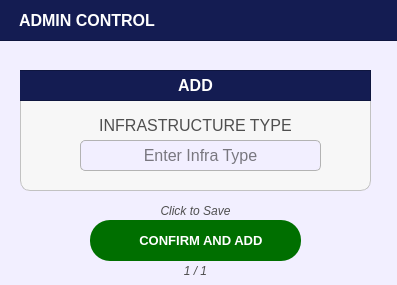
<?xml version="1.0" encoding="UTF-8"?>
<ui version="4.0">
 <class>PopUp_citizenprofileFilterOptions</class>
 <widget class="QDialog" name="PopUp_citizenprofileFilterOptions">
  <property name="geometry">
   <rect>
    <x>0</x>
    <y>0</y>
    <width>397</width>
    <height>285</height>
   </rect>
  </property>
  <property name="sizePolicy">
   <sizepolicy hsizetype="Fixed" vsizetype="Fixed">
    <horstretch>0</horstretch>
    <verstretch>0</verstretch>
   </sizepolicy>
  </property>
  <property name="palette">
   <palette>
    <active>
     <colorrole role="WindowText">
      <brush brushstyle="SolidPattern">
       <color alpha="255">
        <red>255</red>
        <green>255</green>
        <blue>255</blue>
       </color>
      </brush>
     </colorrole>
     <colorrole role="Button">
      <brush brushstyle="SolidPattern">
       <color alpha="255">
        <red>242</red>
        <green>239</green>
        <blue>255</blue>
       </color>
      </brush>
     </colorrole>
     <colorrole role="Light">
      <brush brushstyle="SolidPattern">
       <color alpha="255">
        <red>88</red>
        <green>86</green>
        <blue>150</blue>
       </color>
      </brush>
     </colorrole>
     <colorrole role="Midlight">
      <brush brushstyle="SolidPattern">
       <color alpha="255">
        <red>73</red>
        <green>71</green>
        <blue>125</blue>
       </color>
      </brush>
     </colorrole>
     <colorrole role="Dark">
      <brush brushstyle="SolidPattern">
       <color alpha="255">
        <red>29</red>
        <green>29</green>
        <blue>50</blue>
       </color>
      </brush>
     </colorrole>
     <colorrole role="Mid">
      <brush brushstyle="SolidPattern">
       <color alpha="255">
        <red>39</red>
        <green>38</green>
        <blue>67</blue>
       </color>
      </brush>
     </colorrole>
     <colorrole role="Text">
      <brush brushstyle="SolidPattern">
       <color alpha="255">
        <red>255</red>
        <green>255</green>
        <blue>255</blue>
       </color>
      </brush>
     </colorrole>
     <colorrole role="BrightText">
      <brush brushstyle="SolidPattern">
       <color alpha="255">
        <red>255</red>
        <green>255</green>
        <blue>255</blue>
       </color>
      </brush>
     </colorrole>
     <colorrole role="ButtonText">
      <brush brushstyle="SolidPattern">
       <color alpha="255">
        <red>255</red>
        <green>255</green>
        <blue>255</blue>
       </color>
      </brush>
     </colorrole>
     <colorrole role="Base">
      <brush brushstyle="SolidPattern">
       <color alpha="255">
        <red>242</red>
        <green>239</green>
        <blue>255</blue>
       </color>
      </brush>
     </colorrole>
     <colorrole role="Window">
      <brush brushstyle="SolidPattern">
       <color alpha="255">
        <red>242</red>
        <green>239</green>
        <blue>255</blue>
       </color>
      </brush>
     </colorrole>
     <colorrole role="Shadow">
      <brush brushstyle="SolidPattern">
       <color alpha="255">
        <red>16</red>
        <green>36</green>
        <blue>7</blue>
       </color>
      </brush>
     </colorrole>
     <colorrole role="AlternateBase">
      <brush brushstyle="SolidPattern">
       <color alpha="255">
        <red>29</red>
        <green>28</green>
        <blue>50</blue>
       </color>
      </brush>
     </colorrole>
     <colorrole role="ToolTipBase">
      <brush brushstyle="SolidPattern">
       <color alpha="255">
        <red>255</red>
        <green>255</green>
        <blue>220</blue>
       </color>
      </brush>
     </colorrole>
     <colorrole role="ToolTipText">
      <brush brushstyle="SolidPattern">
       <color alpha="255">
        <red>52</red>
        <green>138</green>
        <blue>46</blue>
       </color>
      </brush>
     </colorrole>
     <colorrole role="PlaceholderText">
      <brush brushstyle="SolidPattern">
       <color alpha="127">
        <red>255</red>
        <green>255</green>
        <blue>255</blue>
       </color>
      </brush>
     </colorrole>
     <colorrole role="Accent">
      <brush brushstyle="SolidPattern">
       <color alpha="255">
        <red>0</red>
        <green>255</green>
        <blue>0</blue>
       </color>
      </brush>
     </colorrole>
    </active>
    <inactive>
     <colorrole role="WindowText">
      <brush brushstyle="SolidPattern">
       <color alpha="255">
        <red>255</red>
        <green>255</green>
        <blue>255</blue>
       </color>
      </brush>
     </colorrole>
     <colorrole role="Button">
      <brush brushstyle="SolidPattern">
       <color alpha="255">
        <red>242</red>
        <green>239</green>
        <blue>255</blue>
       </color>
      </brush>
     </colorrole>
     <colorrole role="Light">
      <brush brushstyle="SolidPattern">
       <color alpha="255">
        <red>88</red>
        <green>86</green>
        <blue>150</blue>
       </color>
      </brush>
     </colorrole>
     <colorrole role="Midlight">
      <brush brushstyle="SolidPattern">
       <color alpha="255">
        <red>73</red>
        <green>71</green>
        <blue>125</blue>
       </color>
      </brush>
     </colorrole>
     <colorrole role="Dark">
      <brush brushstyle="SolidPattern">
       <color alpha="255">
        <red>29</red>
        <green>29</green>
        <blue>50</blue>
       </color>
      </brush>
     </colorrole>
     <colorrole role="Mid">
      <brush brushstyle="SolidPattern">
       <color alpha="255">
        <red>39</red>
        <green>38</green>
        <blue>67</blue>
       </color>
      </brush>
     </colorrole>
     <colorrole role="Text">
      <brush brushstyle="SolidPattern">
       <color alpha="255">
        <red>255</red>
        <green>255</green>
        <blue>255</blue>
       </color>
      </brush>
     </colorrole>
     <colorrole role="BrightText">
      <brush brushstyle="SolidPattern">
       <color alpha="255">
        <red>255</red>
        <green>255</green>
        <blue>255</blue>
       </color>
      </brush>
     </colorrole>
     <colorrole role="ButtonText">
      <brush brushstyle="SolidPattern">
       <color alpha="255">
        <red>255</red>
        <green>255</green>
        <blue>255</blue>
       </color>
      </brush>
     </colorrole>
     <colorrole role="Base">
      <brush brushstyle="SolidPattern">
       <color alpha="255">
        <red>242</red>
        <green>239</green>
        <blue>255</blue>
       </color>
      </brush>
     </colorrole>
     <colorrole role="Window">
      <brush brushstyle="SolidPattern">
       <color alpha="255">
        <red>242</red>
        <green>239</green>
        <blue>255</blue>
       </color>
      </brush>
     </colorrole>
     <colorrole role="Shadow">
      <brush brushstyle="SolidPattern">
       <color alpha="255">
        <red>16</red>
        <green>36</green>
        <blue>7</blue>
       </color>
      </brush>
     </colorrole>
     <colorrole role="AlternateBase">
      <brush brushstyle="SolidPattern">
       <color alpha="255">
        <red>29</red>
        <green>28</green>
        <blue>50</blue>
       </color>
      </brush>
     </colorrole>
     <colorrole role="ToolTipBase">
      <brush brushstyle="SolidPattern">
       <color alpha="255">
        <red>255</red>
        <green>255</green>
        <blue>220</blue>
       </color>
      </brush>
     </colorrole>
     <colorrole role="ToolTipText">
      <brush brushstyle="SolidPattern">
       <color alpha="255">
        <red>52</red>
        <green>138</green>
        <blue>46</blue>
       </color>
      </brush>
     </colorrole>
     <colorrole role="PlaceholderText">
      <brush brushstyle="SolidPattern">
       <color alpha="127">
        <red>255</red>
        <green>255</green>
        <blue>255</blue>
       </color>
      </brush>
     </colorrole>
     <colorrole role="Accent">
      <brush brushstyle="SolidPattern">
       <color alpha="255">
        <red>0</red>
        <green>255</green>
        <blue>0</blue>
       </color>
      </brush>
     </colorrole>
    </inactive>
    <disabled>
     <colorrole role="WindowText">
      <brush brushstyle="SolidPattern">
       <color alpha="255">
        <red>29</red>
        <green>29</green>
        <blue>50</blue>
       </color>
      </brush>
     </colorrole>
     <colorrole role="Button">
      <brush brushstyle="SolidPattern">
       <color alpha="255">
        <red>242</red>
        <green>239</green>
        <blue>255</blue>
       </color>
      </brush>
     </colorrole>
     <colorrole role="Light">
      <brush brushstyle="SolidPattern">
       <color alpha="255">
        <red>88</red>
        <green>86</green>
        <blue>150</blue>
       </color>
      </brush>
     </colorrole>
     <colorrole role="Midlight">
      <brush brushstyle="SolidPattern">
       <color alpha="255">
        <red>73</red>
        <green>71</green>
        <blue>125</blue>
       </color>
      </brush>
     </colorrole>
     <colorrole role="Dark">
      <brush brushstyle="SolidPattern">
       <color alpha="255">
        <red>29</red>
        <green>29</green>
        <blue>50</blue>
       </color>
      </brush>
     </colorrole>
     <colorrole role="Mid">
      <brush brushstyle="SolidPattern">
       <color alpha="255">
        <red>39</red>
        <green>38</green>
        <blue>67</blue>
       </color>
      </brush>
     </colorrole>
     <colorrole role="Text">
      <brush brushstyle="SolidPattern">
       <color alpha="255">
        <red>29</red>
        <green>29</green>
        <blue>50</blue>
       </color>
      </brush>
     </colorrole>
     <colorrole role="BrightText">
      <brush brushstyle="SolidPattern">
       <color alpha="255">
        <red>255</red>
        <green>255</green>
        <blue>255</blue>
       </color>
      </brush>
     </colorrole>
     <colorrole role="ButtonText">
      <brush brushstyle="SolidPattern">
       <color alpha="255">
        <red>29</red>
        <green>29</green>
        <blue>50</blue>
       </color>
      </brush>
     </colorrole>
     <colorrole role="Base">
      <brush brushstyle="SolidPattern">
       <color alpha="255">
        <red>242</red>
        <green>239</green>
        <blue>255</blue>
       </color>
      </brush>
     </colorrole>
     <colorrole role="Window">
      <brush brushstyle="SolidPattern">
       <color alpha="255">
        <red>242</red>
        <green>239</green>
        <blue>255</blue>
       </color>
      </brush>
     </colorrole>
     <colorrole role="Shadow">
      <brush brushstyle="SolidPattern">
       <color alpha="255">
        <red>16</red>
        <green>36</green>
        <blue>7</blue>
       </color>
      </brush>
     </colorrole>
     <colorrole role="AlternateBase">
      <brush brushstyle="SolidPattern">
       <color alpha="255">
        <red>59</red>
        <green>57</green>
        <blue>100</blue>
       </color>
      </brush>
     </colorrole>
     <colorrole role="ToolTipBase">
      <brush brushstyle="SolidPattern">
       <color alpha="255">
        <red>255</red>
        <green>255</green>
        <blue>220</blue>
       </color>
      </brush>
     </colorrole>
     <colorrole role="ToolTipText">
      <brush brushstyle="SolidPattern">
       <color alpha="255">
        <red>52</red>
        <green>138</green>
        <blue>46</blue>
       </color>
      </brush>
     </colorrole>
     <colorrole role="PlaceholderText">
      <brush brushstyle="SolidPattern">
       <color alpha="127">
        <red>29</red>
        <green>29</green>
        <blue>50</blue>
       </color>
      </brush>
     </colorrole>
     <colorrole role="Accent">
      <brush brushstyle="SolidPattern">
       <color alpha="255">
        <red>0</red>
        <green>255</green>
        <blue>0</blue>
       </color>
      </brush>
     </colorrole>
    </disabled>
   </palette>
  </property>
  <property name="cursor">
   <cursorShape>PointingHandCursor</cursorShape>
  </property>
  <property name="windowTitle">
   <string>Dialog</string>
  </property>
  <property name="styleSheet">
   <string notr="true">#PopUp_citizenprofileFilterOptions{
	background-color: #f2efff;
}</string>
  </property>
  <widget class="QFrame" name="basePopUpTitleFrame">
   <property name="geometry">
    <rect>
     <x>-1</x>
     <y>-10</y>
     <width>401</width>
     <height>51</height>
    </rect>
   </property>
   <property name="styleSheet">
    <string notr="true">#basePopUpTitleFrame {
	background-color: #141c52;
}</string>
   </property>
   <property name="frameShape">
    <enum>QFrame::Shape::StyledPanel</enum>
   </property>
   <property name="frameShadow">
    <enum>QFrame::Shadow::Raised</enum>
   </property>
   <widget class="QLabel" name="label_titleFilterOptions">
    <property name="geometry">
     <rect>
      <x>20</x>
      <y>10</y>
      <width>311</width>
      <height>41</height>
     </rect>
    </property>
    <property name="font">
     <font>
      <family>Arial</family>
      <pointsize>12</pointsize>
      <bold>true</bold>
     </font>
    </property>
    <property name="styleSheet">
     <string notr="true">#label_titleFilterOptions {
	background-color: transparent;
	color: #FFFFFF;
}
</string>
    </property>
    <property name="text">
     <string>ADMIN CONTROL</string>
    </property>
    <property name="alignment">
     <set>Qt::AlignmentFlag::AlignLeading|Qt::AlignmentFlag::AlignLeft|Qt::AlignmentFlag::AlignVCenter</set>
    </property>
   </widget>
  </widget>
  <widget class="QFrame" name="basePopUpBodyFrame_2">
   <property name="geometry">
    <rect>
     <x>20</x>
     <y>70</y>
     <width>351</width>
     <height>121</height>
    </rect>
   </property>
   <property name="styleSheet">
    <string notr="true">#basePopUpBodyFrame_2 {
	background-color: rgb(247, 247, 247);
	border: 1px solid rgb(194, 194, 194);
	border-radius: 10px;
}</string>
   </property>
   <property name="frameShape">
    <enum>QFrame::Shape::StyledPanel</enum>
   </property>
   <property name="frameShadow">
    <enum>QFrame::Shadow::Raised</enum>
   </property>
   <widget class="QFrame" name="basePopUpTitleFrame_2">
    <property name="geometry">
     <rect>
      <x>-10</x>
      <y>0</y>
      <width>361</width>
      <height>31</height>
     </rect>
    </property>
    <property name="styleSheet">
     <string notr="true">#basePopUpTitleFrame_2 {
	background-color: #141c52;
}</string>
    </property>
    <property name="frameShape">
     <enum>QFrame::Shape::StyledPanel</enum>
    </property>
    <property name="frameShadow">
     <enum>QFrame::Shadow::Raised</enum>
    </property>
    <widget class="QLabel" name="label_title">
     <property name="geometry">
      <rect>
       <x>40</x>
       <y>0</y>
       <width>291</width>
       <height>31</height>
      </rect>
     </property>
     <property name="font">
      <font>
       <family>Arial</family>
       <pointsize>12</pointsize>
       <bold>true</bold>
      </font>
     </property>
     <property name="styleSheet">
      <string notr="true">#label_title{
	background-color:transparent;
	color: rgb(255, 255, 255);
}</string>
     </property>
     <property name="text">
      <string>ADD</string>
     </property>
     <property name="alignment">
      <set>Qt::AlignmentFlag::AlignCenter</set>
     </property>
    </widget>
   </widget>
   <widget class="QLineEdit" name="AdmnCon_Input_infra">
    <property name="geometry">
     <rect>
      <x>60</x>
      <y>70</y>
      <width>241</width>
      <height>31</height>
     </rect>
    </property>
    <property name="font">
     <font>
      <family>Arial</family>
      <pointsize>12</pointsize>
     </font>
    </property>
    <property name="styleSheet">
     <string notr="true">#AdmnCon_Input_infra{
	border: 1px solid #b3b3b3;  /* Black border */
    border-radius: 5px;        /* Rounded corners */
    padding: 5px;               /* Inner spacing */
    background-color: #f2efff;  /* Gray background */
    color: #000000; 
}

</string>
    </property>
    <property name="text">
     <string/>
    </property>
    <property name="maxLength">
     <number>35</number>
    </property>
    <property name="alignment">
     <set>Qt::AlignmentFlag::AlignCenter</set>
    </property>
    <property name="placeholderText">
     <string>Enter Infra Type</string>
    </property>
   </widget>
   <widget class="QLabel" name="register_citizen_labelHomeNumber">
    <property name="geometry">
     <rect>
      <x>0</x>
      <y>40</y>
      <width>351</width>
      <height>31</height>
     </rect>
    </property>
    <property name="font">
     <font>
      <family>Arial</family>
      <pointsize>12</pointsize>
     </font>
    </property>
    <property name="styleSheet">
     <string notr="true">#register_citizen_labelHomeNumber{
	background-color:transparent;
	color:#4f4f4f;
}</string>
    </property>
    <property name="text">
     <string>INFRASTRUCTURE TYPE</string>
    </property>
    <property name="alignment">
     <set>Qt::AlignmentFlag::AlignCenter</set>
    </property>
   </widget>
  </widget>
  <widget class="QPushButton" name="register_buttonConfirmAccount_SaveForm">
   <property name="geometry">
    <rect>
     <x>90</x>
     <y>220</y>
     <width>211</width>
     <height>41</height>
    </rect>
   </property>
   <property name="font">
    <font>
     <family>Arial</family>
     <pointsize>10</pointsize>
     <bold>true</bold>
    </font>
   </property>
   <property name="cursor">
    <cursorShape>PointingHandCursor</cursorShape>
   </property>
   <property name="styleSheet">
    <string notr="true">#register_buttonConfirmAccount_SaveForm {
    background-color: #006f00;
    color: white;
    border-radius: 20px;
    padding: 10px; /* Optional: Adjusts spacing inside the button */
}
#register_buttonConfirmAccount_SaveForm:hover {
    background-color: #00a600; /* Slightly lighter blue when hovered */
}
#register_buttonConfirmAccount_SaveForm:pressed {
    background-color: #005d00; /* Darker blue when clicked */
}</string>
   </property>
   <property name="text">
    <string>   CONFIRM AND ADD</string>
   </property>
   <property name="icon">
    <iconset>
     <normaloff>../../../Assets/FuncIcons/icon_confirm.svg</normaloff>../../../Assets/FuncIcons/icon_confirm.svg</iconset>
   </property>
   <property name="iconSize">
    <size>
     <width>30</width>
     <height>30</height>
    </size>
   </property>
  </widget>
  <widget class="QLabel" name="progress">
   <property name="geometry">
    <rect>
     <x>150</x>
     <y>260</y>
     <width>91</width>
     <height>21</height>
    </rect>
   </property>
   <property name="font">
    <font>
     <family>Arial</family>
     <pointsize>9</pointsize>
     <italic>true</italic>
     <bold>false</bold>
    </font>
   </property>
   <property name="styleSheet">
    <string notr="true">#progress {
	background-color: transparent;
	color: #4f4f4f;
}
</string>
   </property>
   <property name="text">
    <string>1 / 1</string>
   </property>
   <property name="alignment">
    <set>Qt::AlignmentFlag::AlignCenter</set>
   </property>
  </widget>
  <widget class="QLabel" name="notenote">
   <property name="geometry">
    <rect>
     <x>90</x>
     <y>200</y>
     <width>211</width>
     <height>21</height>
    </rect>
   </property>
   <property name="font">
    <font>
     <family>Arial</family>
     <pointsize>9</pointsize>
     <italic>true</italic>
     <bold>false</bold>
    </font>
   </property>
   <property name="styleSheet">
    <string notr="true">#notenote {
	background-color: transparent;
	color: #4f4f4f;
}
</string>
   </property>
   <property name="text">
    <string>Click to Save</string>
   </property>
   <property name="alignment">
    <set>Qt::AlignmentFlag::AlignCenter</set>
   </property>
  </widget>
 </widget>
 <resources/>
 <connections/>
</ui>
